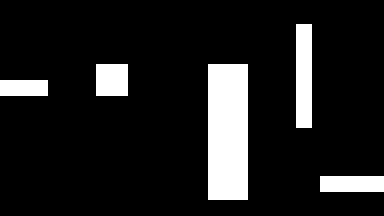

Rendered tile map (Tiled .tmx) drawn with the repository's tilesets; below, a short description and the map source with its tile grids summarised:
An orthogonal 48x27 tile map with 8x8 px tiles, 2 tile layers (Black, White), 2 tilesets and 9 objects (3x Player, 2x LevelChange).

<map version="1.0" tiledversion="1.1.2" orientation="orthogonal" renderorder="right-down" width="48" height="27" tilewidth="8" tileheight="8" infinite="0" nextobjectid="10">
 <tileset firstgid="1" name="spritesheet0" tilewidth="8" tileheight="8" tilecount="68" columns="4">
  <image source="spritesheets/spritesheet0.png" width="32" height="136" />
  <tile id="4">
   <properties>
    <property name="collidable" type="bool" value="true" />
    <property name="shadows" type="bool" value="true" />
   </properties>
  </tile>
  <tile id="12">
   <properties>
    <property name="collidable" type="bool" value="true" />
    <property name="damaging" type="bool" value="true" />
   </properties>
  </tile>
  <tile id="34">
   <objectgroup draworder="index">
    <object id="6" x="-0.0909091" y="4.18182" width="7.18182" height="3.72727" />
    <object id="7" x="-0.0909091" y="4.18182" width="7.18182" height="3.90909" />
   </objectgroup>
  </tile>
  <tile id="56">
   <animation>
    <frame tileid="56" duration="100" />
    <frame tileid="60" duration="25" />
    <frame tileid="56" duration="400" />
    <frame tileid="64" duration="500" />
    <frame tileid="56" duration="50" />
    <frame tileid="64" duration="200" />
    <frame tileid="60" duration="25" />
    <frame tileid="64" duration="200" />
    <frame tileid="56" duration="300" />
   </animation>
  </tile>
  <tile id="57">
   <animation>
    <frame tileid="57" duration="100" />
    <frame tileid="61" duration="25" />
    <frame tileid="57" duration="400" />
    <frame tileid="65" duration="500" />
    <frame tileid="57" duration="50" />
    <frame tileid="64" duration="200" />
    <frame tileid="61" duration="25" />
    <frame tileid="65" duration="200" />
    <frame tileid="57" duration="300" />
   </animation>
  </tile>
  <tile id="58">
   <animation>
    <frame tileid="58" duration="100" />
    <frame tileid="62" duration="25" />
    <frame tileid="58" duration="400" />
    <frame tileid="66" duration="500" />
    <frame tileid="58" duration="50" />
    <frame tileid="66" duration="200" />
    <frame tileid="62" duration="25" />
    <frame tileid="66" duration="200" />
    <frame tileid="58" duration="300" />
   </animation>
  </tile>
  <tile id="59">
   <animation>
    <frame tileid="59" duration="100" />
    <frame tileid="63" duration="25" />
    <frame tileid="59" duration="400" />
    <frame tileid="64" duration="500" />
    <frame tileid="59" duration="50" />
    <frame tileid="67" duration="200" />
    <frame tileid="63" duration="25" />
    <frame tileid="67" duration="200" />
    <frame tileid="59" duration="300" />
   </animation>
  </tile>
 </tileset>
 <tileset firstgid="69" name="spritesheet0" tilewidth="8" tileheight="8" tilecount="68" columns="4">
  <image source="spritesheets/spritesheet0.png" width="32" height="136" />
  <tile id="4">
   <properties>
    <property name="collidable" type="bool" value="true" />
    <property name="shadows" type="bool" value="true" />
   </properties>
  </tile>
  <tile id="12">
   <properties>
    <property name="collidable" type="bool" value="true" />
    <property name="damaging" type="bool" value="true" />
   </properties>
  </tile>
  <tile id="34">
   <objectgroup draworder="index">
    <object id="6" x="-0.0909091" y="4.18182" width="7.18182" height="3.72727" />
    <object id="7" x="-0.0909091" y="4.18182" width="7.18182" height="3.90909" />
   </objectgroup>
  </tile>
  <tile id="56">
   <animation>
    <frame tileid="56" duration="100" />
    <frame tileid="60" duration="25" />
    <frame tileid="56" duration="400" />
    <frame tileid="64" duration="500" />
    <frame tileid="56" duration="50" />
    <frame tileid="64" duration="200" />
    <frame tileid="60" duration="25" />
    <frame tileid="64" duration="200" />
    <frame tileid="56" duration="300" />
   </animation>
  </tile>
  <tile id="57">
   <animation>
    <frame tileid="57" duration="100" />
    <frame tileid="61" duration="25" />
    <frame tileid="57" duration="400" />
    <frame tileid="65" duration="500" />
    <frame tileid="57" duration="50" />
    <frame tileid="64" duration="200" />
    <frame tileid="61" duration="25" />
    <frame tileid="65" duration="200" />
    <frame tileid="57" duration="300" />
   </animation>
  </tile>
  <tile id="58">
   <animation>
    <frame tileid="58" duration="100" />
    <frame tileid="62" duration="25" />
    <frame tileid="58" duration="400" />
    <frame tileid="66" duration="500" />
    <frame tileid="58" duration="50" />
    <frame tileid="66" duration="200" />
    <frame tileid="62" duration="25" />
    <frame tileid="66" duration="200" />
    <frame tileid="58" duration="300" />
   </animation>
  </tile>
  <tile id="59">
   <animation>
    <frame tileid="59" duration="100" />
    <frame tileid="63" duration="25" />
    <frame tileid="59" duration="400" />
    <frame tileid="64" duration="500" />
    <frame tileid="59" duration="50" />
    <frame tileid="67" duration="200" />
    <frame tileid="63" duration="25" />
    <frame tileid="67" duration="200" />
    <frame tileid="59" duration="300" />
   </animation>
  </tile>
 </tileset>
 <layer name="Black" width="48" height="27">
  <data>[1296 cells, 1296 non-empty, 1 distinct tile ids]</data>
 </layer>
 <layer name="White" width="48" height="27">
  <data>[1296 cells, 155 non-empty, 2 distinct tile ids]</data>
 </layer>
 <objectgroup name="Object Layer 1">
  <object id="5" name="LevelChange" x="368" y="144" width="16" height="32">
   <properties>
    <property name="level" value="dashroom1" />
   </properties>
  </object>
  <object id="6" name="Player" x="16" y="64" width="8" height="16">
   <properties>
    <property name="location" value="level3" />
   </properties>
  </object>
  <object id="7" name="Player" x="16" y="64" width="8" height="16">
   <properties>
    <property name="location" value="level2" />
   </properties>
  </object>
  <object id="8" name="LevelChange" x="0" y="48" width="8" height="32">
   <properties>
    <property name="level" value="level2" />
   </properties>
  </object>
  <object id="9" name="Player" x="344" y="160" width="8" height="16">
   <properties>
    <property name="location" value="dashroom1" />
   </properties>
  </object>
 </objectgroup>
</map>
